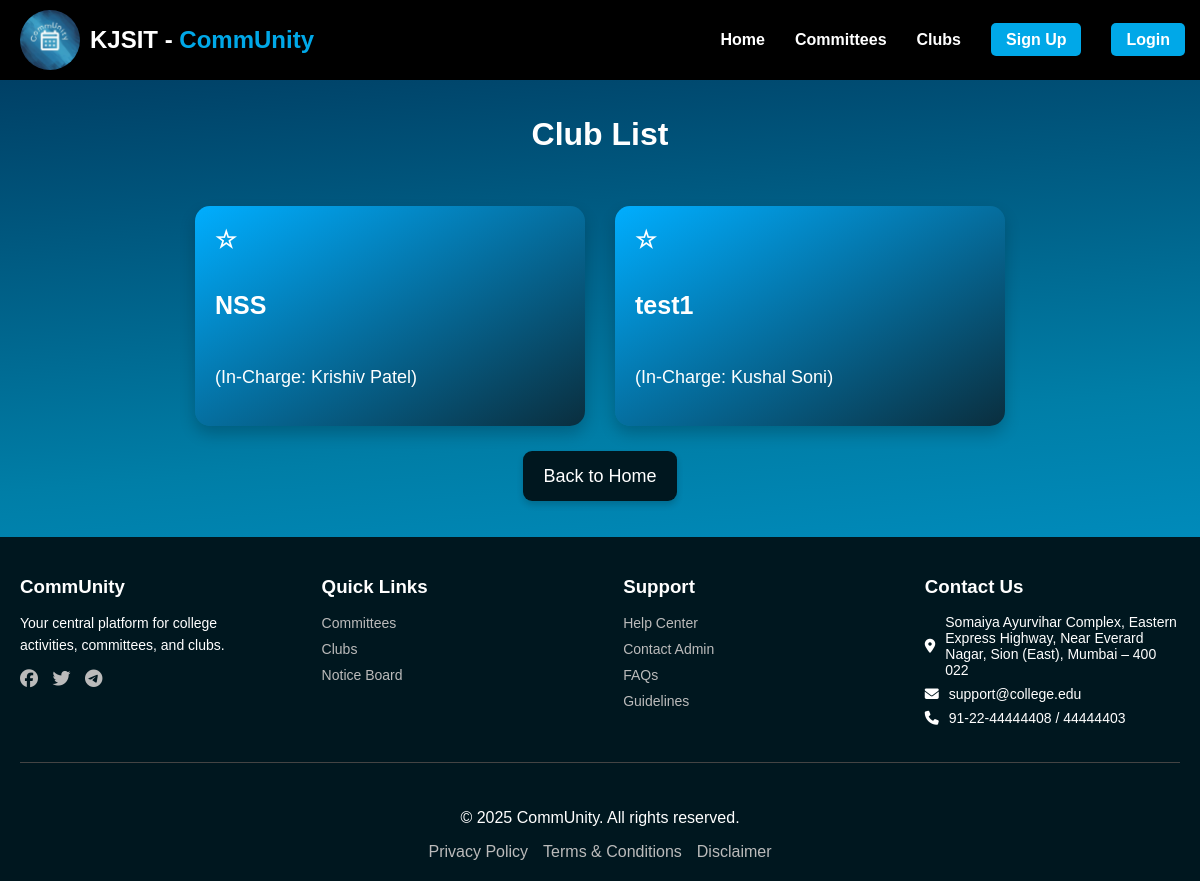
The app's page /committees/clubs/ with its own data.
### committees/models.py (models this page shows, shortened)
class Associations(models.Model):
    ROLE_CHOICES = (
        ('committees', 'Committees'),
        ('clubs', 'Clubs')
    )
    STATUS_CHOICES = (
        ('pending', 'Pending Approval'),
        ('approved', 'Approved'),
        ('rejected', 'Rejected'),
        ('delete_pending', 'Delete Request Pending'),
    )
    CATEGORY = (
        ('None', 'None'),
        ('Academic', 'Academic'),
        ('Technical', 'Technical'),
        ('Cultural', 'Cultural'),
        ('Sports', 'Sports'),
        ('Social', 'Social'),
        ('Other', 'Other')
    )
    id = models.AutoField(primary_key=True)
    name = models.CharField(max_length=255)
    description = models.TextField()
    type = models.CharField(max_length=15, choices=ROLE_CHOICES)
    category = models.CharField(max_length=30, choices=CATEGORY, default='None')
    faculty_incharge = models.ForeignKey('faculty.Faculty', on_delete=models.CASCADE)
    created_by = models.ForeignKey('members.CoreMember', on_delete=models.CASCADE, null=True, blank=True)
    created_at = models.DateTimeField(auto_now_add=True)
    image = models.ImageField(upload_to='association_images/', null=True, blank=True)
    status = models.CharField(max_length=15, choices=STATUS_CHOICES, default='pending')
    owner = models.ForeignKey('members.CoreMember', on_delete=models.SET_NULL, null=True, blank=True,related_name='owned_associations')

### faculty/models.py (models this page shows, shortened)
class Faculty(models.Model):
    id = models.OneToOneField(UserProfile, on_delete=models.CASCADE, primary_key=True)
    department = models.CharField(max_length=100)
    designation = models.CharField(max_length=100,null=True,blank=True)
    locked_dates = models.JSONField(null=True,blank=True)
    permissions = models.JSONField(default=list,null=True,blank=True)
    can_lock_dates = models.BooleanField(default=False)

### Login/models.py (models this page shows, shortened)
class UserProfile(models.Model):
    ROLE_CHOICES = (
        ('faculty', 'Faculty'),
        ('core_member', 'Core Member'),
        ('member', 'Member'),
        ('non_participating', 'Non Participating')
    )
    id = models.OneToOneField(settings.AUTH_USER_MODEL, on_delete=models.CASCADE, primary_key=True)
    ssv_id = models.IntegerField(null=True, blank=True, unique=True)  # New field
    full_name = models.CharField(max_length=255)
    role = models.CharField(max_length=20, choices=ROLE_CHOICES,default='non_participating')
    profile_picture = models.ImageField(upload_to='profile_pics/', default='profile_pics/default.jpg',null=True, blank=True)
    created_at = models.DateTimeField(auto_now_add=True)
    updated_at = models.DateTimeField(auto_now=True)
    preferences = models.JSONField(default=list,null=True,blank=True) # New field for preferences
    notification_read = models.JSONField(default=list,null=True,blank=True)

### committees/views.py (the view, shortened to what this page needs)
# urls.py: path('clubs/', views.club_list, name='club_list'),
def club_list(request):
    user = request.user
    clubs = Associations.objects.filter(type='clubs',status__in=["approved", "delete_pending"])
    preferences = []
    if request.user.is_authenticated:
        preferences = UserProfile.objects.get(id=user).preferences
    print("Preferences:", preferences)
    context = {
        'clubs': clubs,
        'preferences': preferences
    }
    request.session['url'] = 'club_list'
    return render(request, 'committees/clubs_list.html', context)

### committees/templates/committees/clubs_list.html (shortened to what this page needs)
{% load static %}
<link rel="stylesheet" href="https://cdnjs.cloudflare.com/ajax/libs/font-awesome/6.5.1/css/all.min.css">
<link rel="stylesheet" href="{% static 'css/club_list.css' %}">
<body>
<header>
    <h1>Club List</h1>
    <nav>
        <div class="logo-container">
            <img src="{% static 'images/logo.jpeg' %}" alt="CommUnity Logo" class="full-width-logo">
            <div class="logo">KJSIT - <span>CommUnity</span></div>
        </div>
        <ul>
            <li><a href="{% url 'home'%}">Home</a></li>
            <li><a href="{% url 'committees_list' %}">Committees</a></li>
            <li><a href="{% url 'club_list' %}">Clubs</a></li>
            {% if user.is_authenticated %}
                <li><a href="{% url 'account_logout' %}" class="logout-btn">Logout</a></li>
                <li><span style="color: white; padding: 10px; margin-right: 10px;">Welcome, {{ user.userprofile.id.username }}</span>
                </li>
                <script>
                    document.addEventListener("DOMContentLoaded", function () {
                    const userRole = "{{ user.userprofile.role }}";
                    const addClubLinks = document.getElementsByClassName("club-link");
                    if (userRole.trim() === "core_member") {
                        Array.from(addClubLinks).forEach(club => {
                            club.style.display = "block";
                        });
                    }
                });
                </script>
            {% else %}
            <li><a href="{% url 'account_signup' %}" class="signup-btn">Sign Up</a></li>
            <li><a href="{% url 'account_login' %}" class="login-btn">Login</a></li>
            {% endif %}
        </ul>
    </nav>
</header>
<main class="main-content">
<div class="club-list">
    <ul>
        {% for club in clubs %}
            {% if club.status == "approved" or club.status == "delete_pending" %}
                <li>
                    <span
                        class="star-icon {% if club.id in preferences %}selected{% endif %}"
                        data-club-id="{{ club.id }}"
                        onclick="toggleSelection(this)">
                        {% if club.id in preferences %} &#9733; {% else %} &#9734; {% endif %}
                    </span>
                    <a href="{% url 'club_detail' pk=club.id %}" class="club-name">
                        {{ club.name }}
                    </a>
                    <p class="faculty-incharge">
                        (In-Charge: {{ club.faculty_incharge.id.full_name }})
                    </p>
                </li>
            {% endif %}
        {% empty %}
            <li>No clubs have been added yet.</li>
        {% endfor %}
    </ul>
</div>
<a href="{% url 'home' %}" class="back-button">Back to Home</a>
</main>
<footer>
    <div class="footer-container">
        <div class="footer-section">
            <h3>CommUnity</h3>
            <p>Your central platform for college activities, committees, and clubs.</p>
            <div class="social-icons">
                <a href="#"><i class="fab fa-facebook"></i></a>
                <a href="#"><i class="fab fa-twitter"></i></a>
                <a href="#"><i class="fab fa-telegram"></i></a>
            </div>
        </div>
        <div class="footer-section">
            <h3>Quick Links</h3>
            <ul>
                <li><a href="{% url 'committees_list' %}">Committees</a></li>
                <li><a href="{% url 'club_list' %}">Clubs</a></li>
                <li><a href="#notice-board">Notice Board</a></li>
            </ul>
        </div>
        <div class="footer-section">
            <h3>Support</h3>
            <ul>
                <li><a href="#">Help Center</a></li>
                <li><a href="#">Contact Admin</a></li>
                <li><a href="#">FAQs</a></li>
                <li><a href="#">Guidelines</a></li>
            </ul>
        </div>
        <div class="footer-section">
            <h3>Contact Us</h3>
            <ul class="contact-info">
                <li><i class="fas fa-map-marker-alt"></i> Somaiya Ayurvihar Complex, Eastern Express Highway, Near Everard Nagar, Sion (East), Mumbai – 400 022</li>
                <li><i class="fas fa-envelope"></i> support@college.edu</li>
                <li><i class="fas fa-phone"></i> 91-22-44444408 / 44444403</li>
            </ul>
        </div>
    </div>
    <hr>
    <div class="footer-bottom">
        <p>© 2025 CommUnity. All rights reserved.</p>
        <div class="footer-links">
            <a href="https://www.somaiya.edu.in/en/privacy-policy" target="blank">Privacy Policy</a>
            <a href="https://www.somaiya.edu.in/en/terms-and-conditions" target="balnk">Terms &amp; Conditions</a>
            <a href="https://www.somaiya.edu.in/en/disclaimer" target="blank">Disclaimer</a>
        </div>
    </div>
</footer>
</body>

### committees/static/css/club_list.css (style rules this page uses)
body { font-family: Arial, sans-serif; background: linear-gradient(175deg, #003459, #007EA7, #00A8E8); margin: 0; margin-top: 80px; padding: 0; text-align: center; }
header { color: white; padding: 15px 0; }
nav { display: flex; align-items: center; justify-content: space-between; padding: 10px 20px; background: black; position: fixed; width: 100%; z-index: 1000; top: 0; }
.logo-container { display: flex; align-items: center; }
.full-width-logo { max-height: 60px; margin-right: 10px; border-radius: 50%; object-fit: cover; }
.logo { font-size: 24px; font-weight: bolder; color: white; white-space: nowrap; }
.logo span { color: #00A8E8; }
nav ul { list-style: none; display: flex; align-items: center; margin: 0; padding: 0; }
nav ul li { margin: 0 15px; }
nav ul li a { text-decoration: none; color: white; font-weight: bold; transition: color 0.3s ease; }
ul li span { color: white; text-decoration: none; font-weight: bold; }
.login-btn { margin-right: 20px; }
.signup-btn, .login-btn, .logout-btn { padding: 8px 15px; background: #00A8E8; border-radius: 5px; color: white; }
h1 { color: #fff; font-family: 'Trebuchet MS', 'Lucida Sans Unicode', 'Lucida Grande', 'Lucida Sans', Arial, sans-serif; }
.back-button { background: #00171F; color: #FFFFFF; text-decoration: none; font-size: 18px; padding: 15px 20px; border-radius: 9px; transition: all 0.3s ease-in-out; text-align: center; border: none; cursor: pointer; box-shadow: 0px 4px 6px rgba(0, 23, 31, 0.2); }
.club-list li { background: linear-gradient(150deg, #00aeff, #0a2e3e); backdrop-filter: blur(15px); width: 350px; height: 180px; padding: 20px; border-radius: 15px; box-shadow: 0 8px 16px rgba(0, 0, 0, 0.2); text-align: left; transition: transform 0.3s ease, box-shadow 0.3s ease; cursor: pointer; position: relative; overflow: hidden; display: flex; flex-direction: column; justify-content: center; color: rgb(195, 195, 195); }
.club-list ul { list-style: none; padding: 0; display: flex; flex-wrap: wrap; justify-content: center; margin-bottom: 40px; gap: 30px; }
.club-list li { background: linear-gradient(150deg, #00aeff, #0a2e3e); backdrop-filter: blur(15px); width: 350px; height: 180px; padding: 20px; border-radius: 15px; box-shadow: 0 8px 16px rgba(0, 0, 0, 0.2); text-align: left; transition: transform 0.3s ease, box-shadow 0.3s ease; cursor: pointer; position: relative; overflow: hidden; display: flex; flex-direction: column; justify-content: space-between; color: rgb(195, 195, 195); }
.club-name { color: white; font-weight: bold; font-size: 25px; text-decoration: none; display: flex; align-items: center; gap: 8px; text-shadow: #00171F; }
.faculty-incharge { font-size: 18px; color: #fff; text-align: left; margin-top: 10px; }
.star-icon { font-size: 24px; color: white; margin-right: 8px; }
footer { background: #00171F; color: #fff; padding: 20px; text-align: left; margin-top: 50px; }
.footer-container { display: flex; justify-content: space-between; flex-wrap: wrap; align-items: flex-start; }
.footer-section { width: 22%; }
.footer-section h3 { margin-bottom: 10px; }
.footer-section ul { list-style: none; padding: 0; display: flex; flex-direction: column; gap: 8px; }
.footer-section ul li a { color: #bbb; text-decoration: none; font-size: 14px; }
.footer-bottom { text-align: center; margin-top: 10px; padding-top: 10px; }
.footer-links { display: flex; justify-content: center; gap: 15px; }
.footer-links a { color: #bbb; text-decoration: none; }
.footer-section p { font-size: 14px; line-height: 1.6; }
.social-icons a { display: inline-block; margin-right: 10px; font-size: 18px; color: #bbb; }
.contact-info { display: flex; flex-direction: column; gap: 8px; }
.contact-info li { display: flex; align-items: center; font-size: 14px; }
.contact-info i { margin-right: 10px; }
hr { border: 0; height: 1px; background: #444; margin: 20px 0; }

### records on screen
Associations: name "NSS", faculty_incharge.id.full_name "Krishiv Patel"
Associations: name "test1", faculty_incharge.id.full_name "Kushal Soni"
